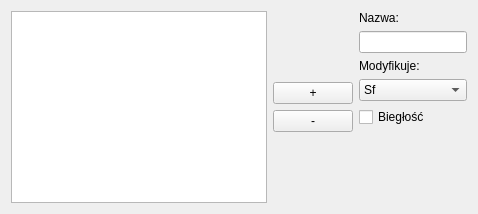
        <widget class="QWidget" name="tab_5" >
         <attribute name="title" >
          <string>Dodaj umiejętności</string>
         </attribute>
         <layout class="QGridLayout" >
          <item row="0" column="1" >
           <layout class="QHBoxLayout" >
            <item>
             <widget class="QListWidget" name="NewSkillList" >
              <property name="sortingEnabled" >
               <bool>true</bool>
              </property>
             </widget>
            </item>
            <item>
             <layout class="QVBoxLayout" >
              <item>
               <spacer>
                <property name="orientation" >
                 <enum>Qt::Vertical</enum>
                </property>
                <property name="sizeHint" >
                 <size>
                  <width>20</width>
                  <height>40</height>
                 </size>
                </property>
               </spacer>
              </item>
              <item>
               <widget class="QPushButton" name="NewSkillAdd" >
                <property name="text" >
                 <string>+</string>
                </property>
               </widget>
              </item>
              <item>
               <widget class="QPushButton" name="NewSkillDel" >
                <property name="text" >
                 <string>-</string>
                </property>
               </widget>
              </item>
              <item>
               <spacer>
                <property name="orientation" >
                 <enum>Qt::Vertical</enum>
                </property>
                <property name="sizeHint" >
                 <size>
                  <width>20</width>
                  <height>40</height>
                 </size>
                </property>
               </spacer>
              </item>
             </layout>
            </item>
            <item>
             <layout class="QVBoxLayout" >
              <item>
               <widget class="QLabel" name="label_2" >
                <property name="text" >
                 <string>Nazwa:</string>
                </property>
               </widget>
              </item>
              <item>
               <widget class="QLineEdit" name="NewSkillName" />
              </item>
              <item>
               <widget class="QLabel" name="label_3" >
                <property name="text" >
                 <string>Modyfikuje:</string>
                </property>
               </widget>
              </item>
              <item>
               <widget class="QComboBox" name="NewSkillAbility" >
                <item>
                 <property name="text" >
                  <string>Sf</string>
                 </property>
                </item>
                <item>
                 <property name="text" >
                  <string>Zr</string>
                 </property>
                </item>
                <item>
                 <property name="text" >
                  <string>Zw</string>
                 </property>
                </item>
                <item>
                 <property name="text" >
                  <string>Pr</string>
                 </property>
                </item>
                <item>
                 <property name="text" >
                  <string>Sw</string>
                 </property>
                </item>
                <item>
                 <property name="text" >
                  <string>Ch</string>
                 </property>
                </item>
                <item>
                 <property name="text" >
                  <string>A</string>
                 </property>
                </item>
                <item>
                 <property name="text" >
                  <string>M</string>
                 </property>
                </item>
                <item>
                 <property name="text" >
                  <string>D</string>
                 </property>
                </item>
                <item>
                 <property name="text" >
                  <string>P</string>
                 </property>
                </item>
                <item>
                 <property name="text" >
                  <string>R</string>
                 </property>
                </item>
               </widget>
              </item>
              <item>
               <widget class="QCheckBox" name="NewSkillCond" >
                <property name="text" >
                 <string>Biegłość</string>
                </property>
               </widget>
              </item>
              <item>
               <spacer>
                <property name="orientation" >
                 <enum>Qt::Vertical</enum>
                </property>
                <property name="sizeHint" >
                 <size>
                  <width>20</width>
                  <height>40</height>
                 </size>
                </property>
               </spacer>
              </item>
             </layout>
            </item>
           </layout>
          </item>
         </layout>
        </widget>
